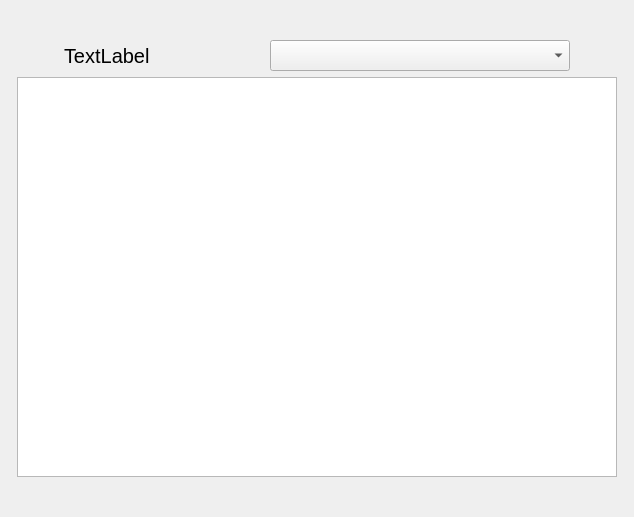
<?xml version="1.0" encoding="UTF-8"?>
<ui version="4.0">
 <class>qtvUITabSource</class>
 <widget class="QWidget" name="qtvUITabSource">
  <property name="geometry">
   <rect>
    <x>0</x>
    <y>0</y>
    <width>634</width>
    <height>517</height>
   </rect>
  </property>
  <property name="minimumSize">
   <size>
    <width>0</width>
    <height>0</height>
   </size>
  </property>
  <property name="maximumSize">
   <size>
    <width>16777215</width>
    <height>16777215</height>
   </size>
  </property>
  <property name="windowTitle">
   <string>Form</string>
  </property>
  <layout class="QHBoxLayout" name="horizontalLayout_2">
   <item>
    <spacer name="space_0">
     <property name="orientation">
      <enum>Qt::Horizontal</enum>
     </property>
     <property name="sizeHint" stdset="0">
      <size>
       <width>40</width>
       <height>20</height>
      </size>
     </property>
    </spacer>
   </item>
   <item>
    <layout class="QVBoxLayout" name="layout_0">
     <item>
      <spacer name="space2">
       <property name="orientation">
        <enum>Qt::Vertical</enum>
       </property>
       <property name="sizeHint" stdset="0">
        <size>
         <width>20</width>
         <height>40</height>
        </size>
       </property>
      </spacer>
     </item>
     <item>
      <layout class="QHBoxLayout" name="layout_1">
       <item>
        <spacer name="horizontalSpacer_2">
         <property name="orientation">
          <enum>Qt::Horizontal</enum>
         </property>
         <property name="sizeHint" stdset="0">
          <size>
           <width>40</width>
           <height>20</height>
          </size>
         </property>
        </spacer>
       </item>
       <item>
        <widget class="QLabel" name="lb_source">
         <property name="minimumSize">
          <size>
           <width>200</width>
           <height>0</height>
          </size>
         </property>
         <property name="maximumSize">
          <size>
           <width>150</width>
           <height>16777215</height>
          </size>
         </property>
         <property name="font">
          <font>
           <family>Arial</family>
           <pointsize>15</pointsize>
          </font>
         </property>
         <property name="text">
          <string>TextLabel</string>
         </property>
        </widget>
       </item>
       <item>
        <widget class="QComboBox" name="cb_source">
         <property name="minimumSize">
          <size>
           <width>300</width>
           <height>0</height>
          </size>
         </property>
         <property name="maximumSize">
          <size>
           <width>200</width>
           <height>16777215</height>
          </size>
         </property>
         <property name="font">
          <font>
           <family>Arial</family>
           <pointsize>14</pointsize>
          </font>
         </property>
        </widget>
       </item>
       <item>
        <spacer name="horizontalSpacer">
         <property name="orientation">
          <enum>Qt::Horizontal</enum>
         </property>
         <property name="sizeHint" stdset="0">
          <size>
           <width>40</width>
           <height>20</height>
          </size>
         </property>
        </spacer>
       </item>
      </layout>
     </item>
     <item>
      <widget class="qtvUITableBase" name="table_source">
       <property name="minimumSize">
        <size>
         <width>600</width>
         <height>400</height>
        </size>
       </property>
       <property name="font">
        <font>
         <family>Times New Roman</family>
         <pointsize>15</pointsize>
        </font>
       </property>
      </widget>
     </item>
     <item>
      <spacer name="space_3">
       <property name="orientation">
        <enum>Qt::Vertical</enum>
       </property>
       <property name="sizeHint" stdset="0">
        <size>
         <width>20</width>
         <height>40</height>
        </size>
       </property>
      </spacer>
     </item>
    </layout>
   </item>
   <item>
    <spacer name="space_1">
     <property name="orientation">
      <enum>Qt::Horizontal</enum>
     </property>
     <property name="sizeHint" stdset="0">
      <size>
       <width>40</width>
       <height>20</height>
      </size>
     </property>
    </spacer>
   </item>
  </layout>
 </widget>
 <customwidgets>
  <customwidget>
   <class>qtvUITableBase</class>
   <extends>QTableWidget</extends>
   <header>ui/base/qtv_ui_table.h</header>
  </customwidget>
 </customwidgets>
 <resources/>
 <connections/>
</ui>
